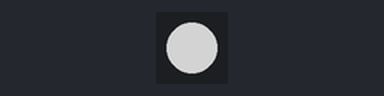
Simulated run of this sketch. Board: Arduino Uno, built with avr-gcc and run on an emulated ATmega328P. Parts: 1 RGB LEDs in strip order, left to right. Dim RGB values are drawn brighter than linear.

Above: at 0.05 s.
At 2.6 s:
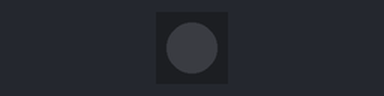
Timing chart, 0 to 3.0 s (numbered marks = the images above):
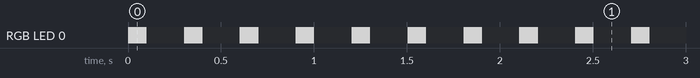

The sketch:

Wearable_Jewelry.ino
```cpp
#include <Adafruit_NeoPixel.h>
#ifdef __AVR__
 #include <avr/power.h> // Required for 16 MHz Adafruit Trinket
#endif
#define LED_PIN    6
#define LED_COUNT 1
Adafruit_NeoPixel strip(LED_COUNT, LED_PIN, NEO_GRB + NEO_KHZ800);
void setup() {
  // put your setup code here, to run once:
 strip.begin();           // INITIALIZE NeoPixel strip object (REQUIRED)
  strip.show();            // Turn OFF all pixels ASAP
//  strip.setBrightness();
}

void loop() {
  // put your main code here, to run repeatedly:
theaterChase(strip.Color(127, 127, 127), 100);
}

void theaterChase(uint32_t color, int wait) {
  for(int a=0; a<10; a++) {  // Repeat 10 times...
    for(int b=0; b<3; b++) { //  'b' counts from 0 to 2...
      strip.clear();         //   Set all pixels in RAM to 0 (off)
      // 'c' counts up from 'b' to end of strip in steps of 3...
      for(int c=b; c<strip.numPixels(); c += 3) {
        strip.setPixelColor(c, color); // Set pixel 'c' to value 'color'
      }
      strip.show(); // Update strip with new contents
      delay(wait);  // Pause for a moment
    }
  }
}
```

Measured:
- by itself, RGB LED 0: alternates RGB(127, 127, 127) for 0.10 s and off for 0.20 s
